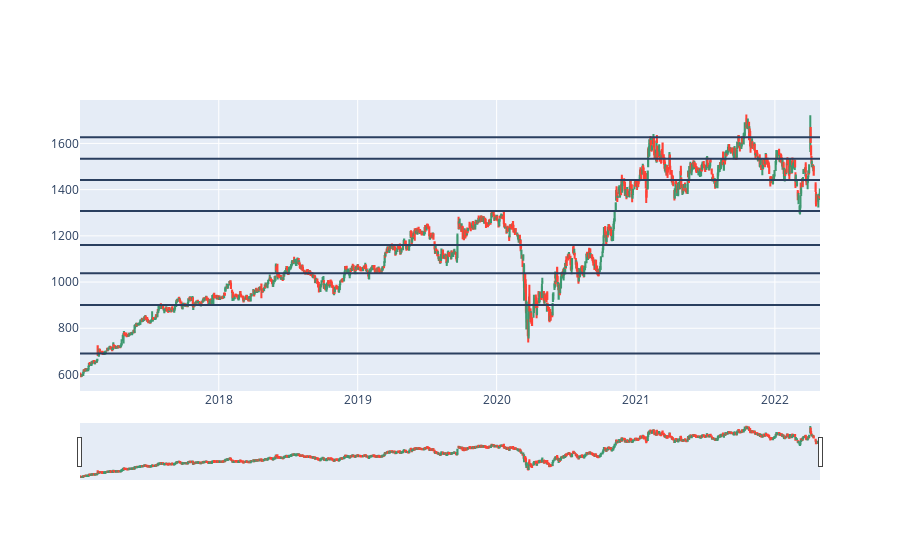

Source (notebook cell):
### Code cell
mstar = (ta.CDLMORNINGSTAR(df.Open,df.High,df.Low,df.Close))

fig = go.Figure(data=[go.Candlestick(x=df['Date'],
                open=df['Open'],
                high=df['High'],
                low=df['Low'],
                close=df['Close'])])
for aaa in centres:
    fig.add_hline(y=aaa[0])
    
for i in range(len(mstar)):
    if(mstar[i]!=0):
        cprice = df.Close[i]
        prevprice = df.Close[i-1]
        for x in centres:
            if(1.005*cprice>x[0] and 0.995*cprice<x[0] and prevprice>x[0]):
                fig.add_vline(x=df.Date[i])
                break
        
fig.show()

### Figure 1 — Plotly figure (JSON) as saved in the notebook; plotly's stock layout.template omitted (floating-point values rounded to 4 significant figures; data arrays with more than 128 entries replaced by an {"elided": "..."} marker saying what was removed)
{"data": [{"close": {"elided": "1316 float values"}, "high": {"elided": "1316 float values"}, "low": {"elided": "1316 float values"}, "open": {"elided": "1316 float values"}, "type": "candlestick", "x": {"elided": "1316 str values"}}], "layout": {"shapes": [{"type": "line", "x0": 0, "x1": 1, "xref": "x domain", "y0": 1308.0, "y1": 1308.0, "yref": "y"}, {"type": "line", "x0": 0, "x1": 1, "xref": "x domain", "y0": 690.6, "y1": 690.6, "yref": "y"}, {"type": "line", "x0": 0, "x1": 1, "xref": "x domain", "y0": 1038.0, "y1": 1038.0, "yref": "y"}, {"type": "line", "x0": 0, "x1": 1, "xref": "x domain", "y0": 1533.0, "y1": 1533.0, "yref": "y"}, {"type": "line", "x0": 0, "x1": 1, "xref": "x domain", "y0": 900.9, "y1": 900.9, "yref": "y"}, {"type": "line", "x0": 0, "x1": 1, "xref": "x domain", "y0": 1442.0, "y1": 1442.0, "yref": "y"}, {"type": "line", "x0": 0, "x1": 1, "xref": "x domain", "y0": 1161.0, "y1": 1161.0, "yref": "y"}, {"type": "line", "x0": 0, "x1": 1, "xref": "x domain", "y0": 1627.0, "y1": 1627.0, "yref": "y"}]}}
